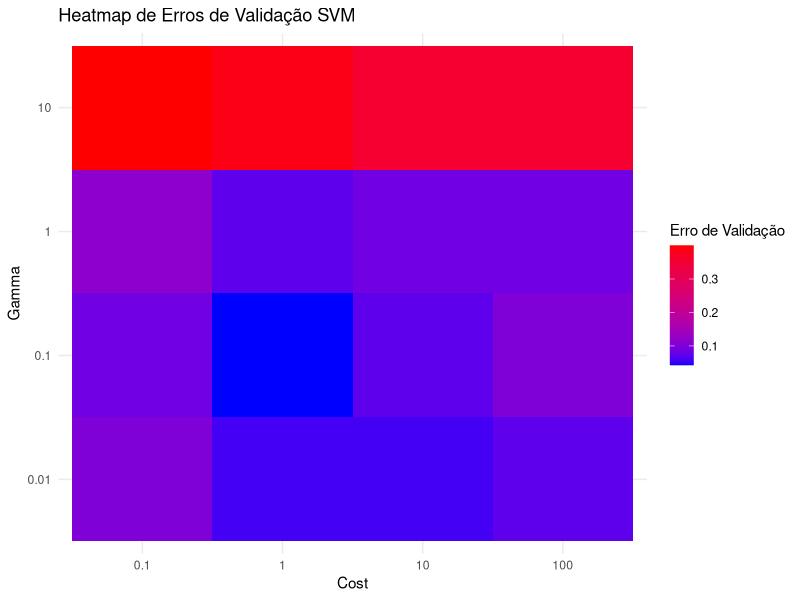
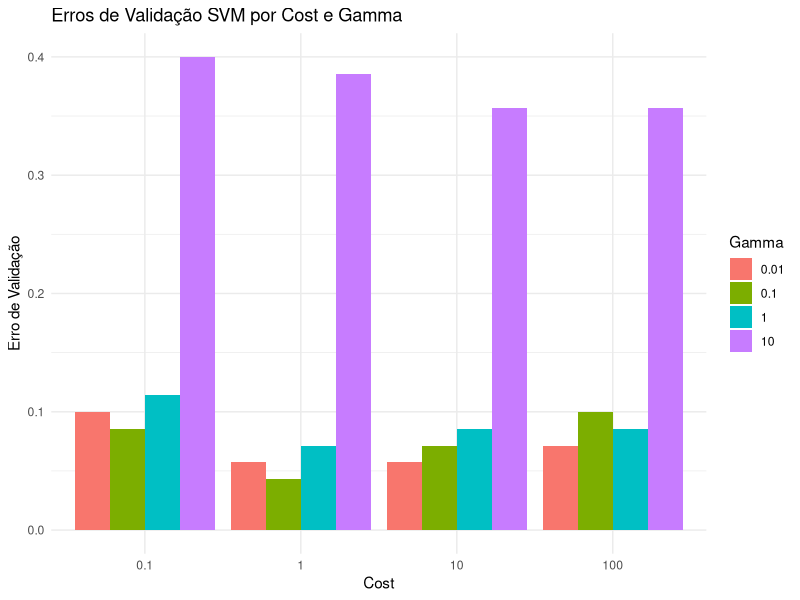
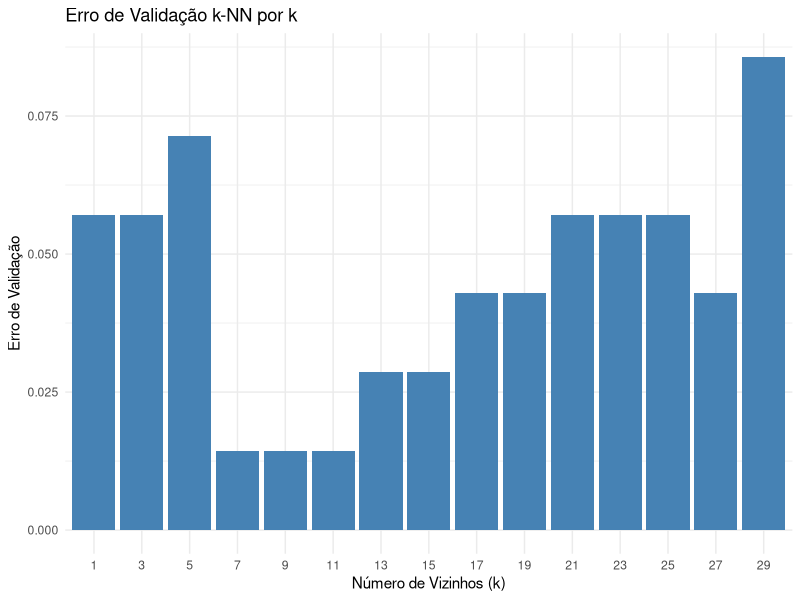
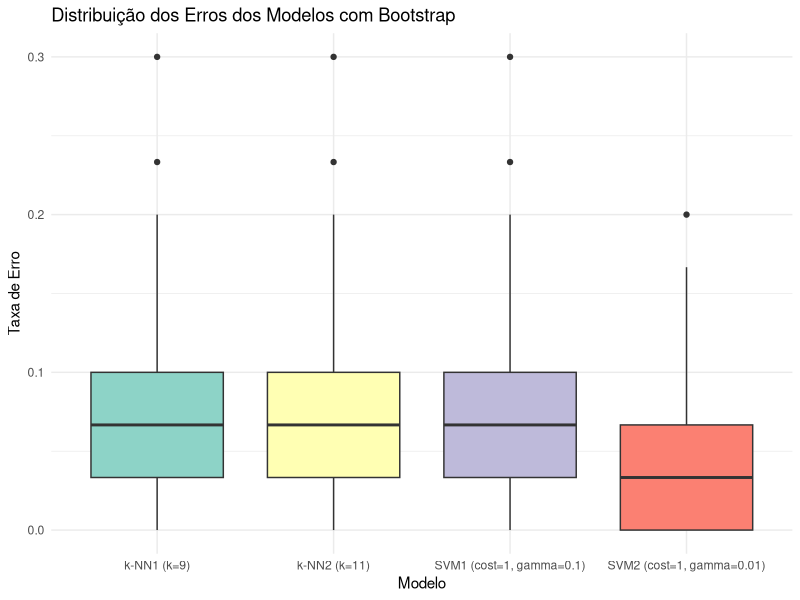
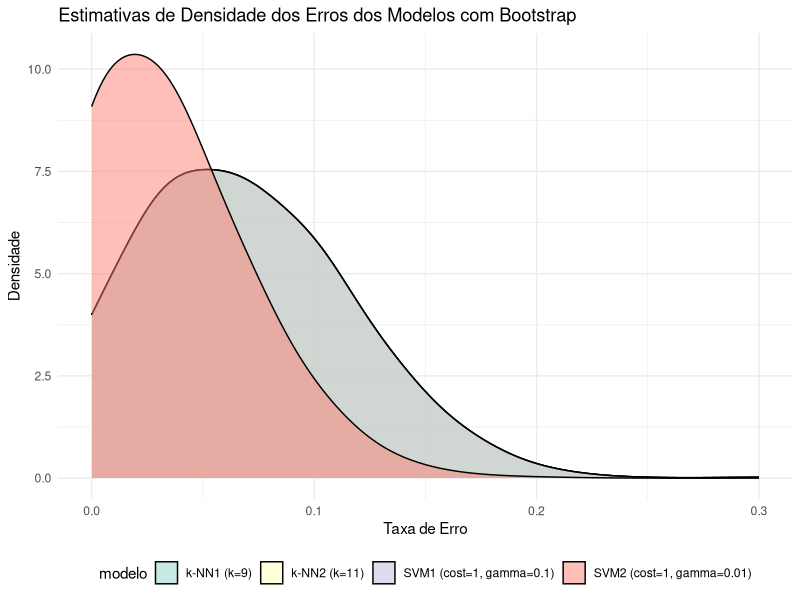
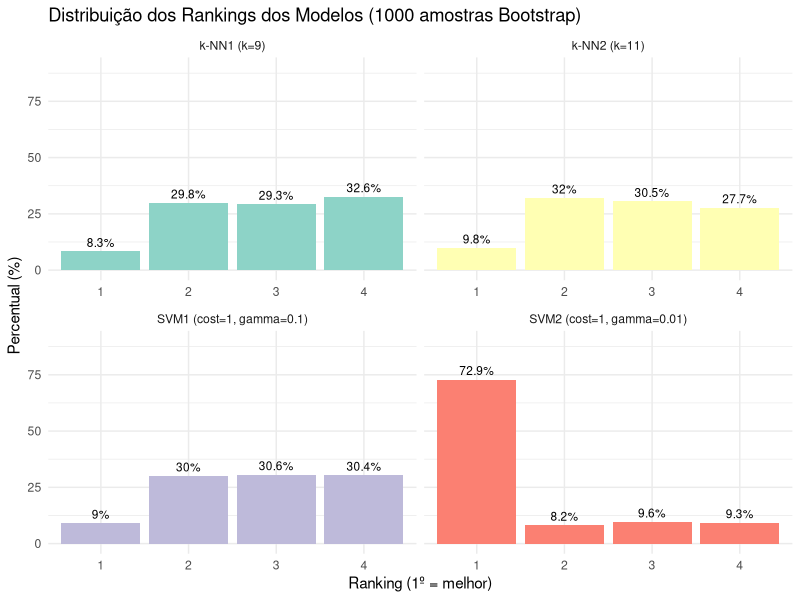
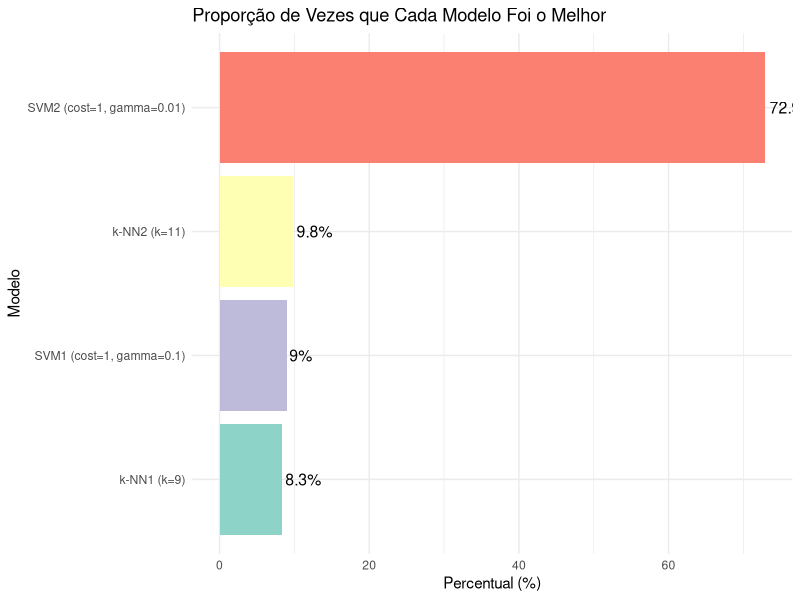

Source code (R) for these figures, in order:
## ---- chunk 1
#| message: false
#| warning: false

# install.packages(c("tidyverse", "class", "e1071", "caret"), dependencies = TRUE)
## ---- chunk 2
#| message: false
#| warning: false

# Carregar pacotes
library(tidyverse)
library(class) # Para knn()
library(e1071) # Para svm()
library(caret) # Para createDataPartition

# Filtrar o dataset iris para as duas espécies
iris_duas_classes <- iris %>%
  filter(Species %in% c("versicolor", "virginica")) %>%
  mutate(Species = factor(Species)) # Recodifica os fatores para remover 'setosa'
## ---- chunk 3
#| echo: true
#| eval: true

# Vetor de sementes para testar
sementes <- c(1, 42, 123) 
erros_validacao <- c() # Vetor para armazenar os erros

for (semente_atual in sementes) {
  set.seed(semente_atual)
  
  # Criando uma divisão 80/20 estratificada (exemplo com caret)
  indices_treino_static <- createDataPartition(iris_duas_classes$Species, p = 0.8, list = FALSE)
  treino_static <- iris_duas_classes[indices_treino_static, ]
  validacao_static <- iris_duas_classes[-indices_treino_static, ]
  
  # Treinar e avaliar o modelo k-NN com k=5
  previsoes_knn <- knn(
    train = treino_static[, 1:4],
    test = validacao_static[, 1:4],
    cl = treino_static$Species,
    k = 5
  )
  erro <- mean(previsoes_knn != validacao_static$Species)
  erros_validacao <- c(erros_validacao, erro)
  cat(paste("Semente:", semente_atual, "- Erro de Validação:", round(erro, 4), "\n"))
}
## ---- chunk 4
#| echo: true
#| eval: true

# Divisão 70/30 estratificada para treino e teste
set.seed(2025) # Semente fixa para a tarefa principal

indices_treino <- createDataPartition(iris_duas_classes$Species, p = 0.7, list = FALSE)
iris_treino <- iris_duas_classes[indices_treino, ]
iris_teste <- iris_duas_classes[-indices_treino, ]

cat(paste("Tamanho do conjunto de treino:", nrow(iris_treino), "\n"))
cat(paste("Tamanho do conjunto de teste:", nrow(iris_teste), "\n"))
## ---- chunk 5
#| echo: true
#| eval: true
#| fig-cap: "Exemplo de uso da função svm()"

# Este é um exemplo em uma única divisão (NÃO é a sua tarefa de CV)
# Use esta sintaxe como guia para o que vai DENTRO do seu loop de CV

# 1. Dados de exemplo (usando a mesma divisão 70/30 de antes)
dados_treino_exemplo <- iris_treino
dados_validacao_exemplo <- iris_teste

# 2. Treinar um modelo SVM com parâmetros específicos
modelo_svm_exemplo <- svm(
  Species ~ ., 
  data = dados_treino_exemplo,
  kernel = "radial",
  cost = 1,    # Exemplo de valor de cost
  gamma = 0.5  # Exemplo de valor de gamma
)

# 3. Fazer previsões no conjunto de validação
previsoes_exemplo <- predict(modelo_svm_exemplo, newdata = dados_validacao_exemplo)

# 4. Calcular a taxa de erro
tabela_confusao <- table(Observado = dados_validacao_exemplo$Species, Previsto = previsoes_exemplo)
print(tabela_confusao)
taxa_erro <- mean(previsoes_exemplo != dados_validacao_exemplo$Species)
cat(paste("\nTaxa de Erro no exemplo:", round(taxa_erro, 4), "\n"))
## ---- chunk 6
#| echo: true
#| eval: true
#| message: false
#| warning: false

set.seed(2025)

# 1. Defina a Grade de Busca (use a função expand.grid())

# Definindo a grade de hiperparâmetros
grid_svm <- expand.grid(
  cost = c(0.1, 1, 10,100),
  gamma = c(0.01, 0.1, 1,10)
)

# 2. Crie os 5 folds estratificados a partir de `iris_treino`

# Criando os folds estratificados

folds <- createFolds(iris_treino$Species, k = 5, list = TRUE, returnTrain = FALSE)

# Loop para verificar a estratificação em cada fold
for (fold_name in names(folds)) {
  fold_indices <- folds[[fold_name]]
  
  # Dividir os dados em treino e validação para esta iteração
  treino_cv <- iris_treino[-fold_indices, ]
  validacao_cv <- iris_treino[fold_indices, ]
  
  # Imprimir o nome do fold e as proporções para verificação
  cat("\n--- Verificando", fold_name, "---\n")
  cat("Proporção no conjunto de treino do fold:\n")
  print(round(prop.table(table(treino_cv$Species)) * 100, 1))
  cat("Proporção no conjunto de validação do fold:\n")
  print(round(prop.table(table(validacao_cv$Species)) * 100, 1))
}

# 3. Loop de 5-Fold CV

#criando um loop para cada parametro do grid_svm

resultados_cv <- data.frame() # DataFrame para armazenar os resultados

for (i in 1:nrow(grid_svm)) {
  cost_atual <- grid_svm$cost[i]
  gamma_atual <- grid_svm$gamma[i]
  
  # Inicializando um vetor para armazenar os erros de validação
  erros_validacao <- c()
  
  for (fold in folds) {
    # Dividir os dados em treino e validação
    treino_cv <- iris_treino[- fold, ]
    validacao_cv <- iris_treino[fold, ]
    
    # Treinar o modelo SVM
    modelo_svm_cv <- svm(
      Species ~ ., 
      data = treino_cv,
      kernel = "radial",
      cost = cost_atual,
      gamma = gamma_atual
    )
    
    # Fazer previsões no conjunto de validação
    previsoes_cv <- predict(modelo_svm_cv, newdata = validacao_cv)
    
    # Calcular a taxa de erro
    erro_cv <- mean(previsoes_cv != validacao_cv$Species)
    erros_validacao <- c(erros_validacao, erro_cv)
  }
  
  # Armazenar os resultados
  resultados_cv <- rbind(resultados_cv, data.frame(cost = cost_atual, gamma = gamma_atual, erro_validacao = mean(erros_validacao)))
}

# 4. Calcule o erro médio de CV para cada par de hiperparâmetros e mostre em uma tabela do menor para o maior erro
resultados_cv <- resultados_cv %>%
  arrange(erro_validacao)

print(resultados_cv)

# 5. Visualize os resultados (heatmap e gráfico de slice)


#grafico de heatmap para os resultados dos erros de validacao para cada grid

library(ggplot2)
ggplot(resultados_cv, aes(x = factor(cost), y = factor(gamma), fill = erro_validacao)) +
  geom_tile() +
  scale_fill_gradient(low = "blue", high = "red") +
  labs(title = "Heatmap de Erros de Validação SVM", x = "Cost", y = "Gamma", fill = "Erro de Validação") +
  theme_minimal()

#gráfico de slice para os resultados dos erros de validacao para cada grid
ggplot(resultados_cv, aes(x = factor(cost), y = erro_validacao, fill = factor(gamma))) +
  geom_bar(stat = "identity", position = "dodge") +
  labs(title = "Erros de Validação SVM por Cost e Gamma", x = "Cost", y = "Erro de Validação", fill = "Gamma") +
  theme_minimal()


## ---- chunk 7
#| echo: true
#| eval: true
#| message: false
#| warning: false

set.seed(2025)

# hiperparametros do knn, de 1 a 30 sendo somente números impares
k_values <- seq(1, 30, by = 2)

# 2. Crie os 5 folds estratificados a partir de `iris_treino`

# Criando os folds estratificados
folds_knn <- createFolds(iris_treino$Species, k = 5, list = TRUE, returnTrain = FALSE)

# 3. Loop de 5-Fold CV

#criando um loop para cada parametro knn
resultados_knn_cv <- data.frame() # DataFrame para armazenar os resultados

for (k in k_values) {
  
  erros_validacao_knn <- c()
  
  for (fold in folds_knn) {
    # Dividir os dados em treino e validação
    treino_cv_knn <- iris_treino[- fold, ]
    validacao_cv_knn <- iris_treino[fold, ]
    
    # Treinar o modelo k-NN
    previsoes_knn_cv <- knn(
      train = treino_cv_knn[, 1:4],
      test = validacao_cv_knn[, 1:4],
      cl = treino_cv_knn$Species,
      k = k
    )
    
    # Calcular a taxa de erro
    erro_cv_knn <- mean(previsoes_knn_cv != validacao_cv_knn$Species)
    erros_validacao_knn <- c(erros_validacao_knn, erro_cv_knn)
  }
  
  # Armazenar os resultados
  resultados_knn_cv <- rbind(resultados_knn_cv, data.frame(k = k, erro_validacao = mean(erros_validacao_knn)))
}

# 4. Calcule o erro médio de CV para cada par de hiperparâmetros e mostre em uma tabela do menor para o maior erro
resultados_knn_cv <- resultados_knn_cv %>%
  arrange(erro_validacao)

print(resultados_knn_cv)

# 5. Criar um gráfico de barras mostrando o erro de validacao médio para cada valor de k
ggplot(resultados_knn_cv, aes(x = factor(k), y = erro_validacao)) +
  geom_bar(stat = "identity", fill = "steelblue") +
  labs(title = "Erro de Validação k-NN por k", x = "Número de Vizinhos (k)", y = "Erro de Validação") +
  theme_minimal()

## ---- chunk 8
#| echo: true
#| eval: true

# Os dois melhores modelos svm tiveram seus parâmetros iguais a cost=1/gamma=0,1 e cost=1/gamma=0,01, e os dois melhores modelos knn tiveram seus parâmetros iguais a k=7 e k=9.

#Criando os modelos finais com os melhores parâmetros encontrados utilizando toda base de treinamento
modelo_svm_final1 <- svm(
  Species ~ ., 
  data = iris_treino,
  kernel = "radial",
  cost = 1,
  gamma = 0.1
)
modelo_svm_final2 <- svm(
  Species ~ ., 
  data = iris_treino,
  kernel = "radial",
  cost = 1,
  gamma = 0.01
)

modelo_knn_final1 <- knn(
  train = iris_treino[, 1:4],
  test = iris_teste[, 1:4],
  cl = iris_treino$Species,
  k = 9
)

modelo_knn_final2 <- knn(
  train = iris_treino[, 1:4],
  test = iris_teste[, 1:4],
  cl = iris_treino$Species,
  k = 11
)

#calculando o erro médio de teste para os modelos finais
previsoes_svm_final1 <- predict(modelo_svm_final1, newdata = iris_teste)
previsoes_svm_final2 <- predict(modelo_svm_final2, newdata = iris_teste)
previsoes_knn_final1 <- modelo_knn_final1
previsoes_knn_final2 <- modelo_knn_final2



erro_svm_final1 <- mean(previsoes_svm_final1 != iris_teste$Species)
erro_svm_final2 <- mean(previsoes_svm_final2 != iris_teste$Species)
erro_knn_final1 <- mean(previsoes_knn_final1 != iris_teste$Species)
erro_knn_final2 <- mean(previsoes_knn_final2 != iris_teste$Species)

# Crie uma tabela comparando o erro estimado por CV e o erro de teste final para cada um dos quatro modelos
resultados_finais <- data.frame(
  Modelo = c("SVM1 (cost=1, gamma=0.1)", "SVM2 (cost=1, gamma=0.01)", "k-NN1 (k=9)", "k-NN2 (k=11)"),
  Erro_CV = c(0.042, 0.057, 0.0142, 0.0142), # Erros médios de CV
  Erro_Teste = c(erro_svm_final1, erro_svm_final2, erro_knn_final1, erro_knn_final2)
)

print(resultados_finais)


## ---- chunk 9
#| echo: true
#| eval: true

#criando um código para gerar 1000 amostras de bootstrap do conjunto de teste. Cada amostra bootstrap tem o mesmo tamanho do conjunto de teste original criada com resposição
set.seed(2025) # Semente fixa para reprodutibilidade
n_bootstrap <- 1000
amostras_bootstrap <- replicate(n_bootstrap, iris_teste[sample(1:nrow(iris_teste), replace = TRUE), ], simplify = FALSE)

## ---- chunk 10
#| echo: true
#| eval: true

# criando uma estrutura de dados tipo dataframe com as colunas id_bootstrap,modelo e erro, para armazenar os resultados.
resultados_bootstrap <- data.frame(id_bootstrap = integer(), modelo = character(), erro = numeric())

# cada uma das 1000 amostras bootstrap calculamos a taxa de erro de cada um dos quatro modelos finalistas

for (i in 1:n_bootstrap) {
  amostra_atual <- amostras_bootstrap[[i]]
  
  # Previsões para os modelos SVM
  previsoes_svm1 <- predict(modelo_svm_final1, newdata = amostra_atual)
  previsoes_svm2 <- predict(modelo_svm_final2, newdata = amostra_atual)
  
  # Previsões para os modelos k-NN
  previsoes_knn1 <- knn(
    train = iris_treino[, 1:4],
    test = amostra_atual[, 1:4],
    cl = iris_treino$Species,
    k = 9
  )
  
  previsoes_knn2 <- knn(
    train = iris_treino[, 1:4],
    test = amostra_atual[, 1:4],
    cl = iris_treino$Species,
    k = 11
  )
  
  # Calculando os erros
  erro_svm1 <- mean(previsoes_svm1 != amostra_atual$Species)
  erro_svm2 <- mean(previsoes_svm2 != amostra_atual$Species)
  erro_knn1 <- mean(previsoes_knn1 != amostra_atual$Species)
  erro_knn2 <- mean(previsoes_knn2 != amostra_atual$Species)
  
  # Armazenando os resultados
  resultados_bootstrap <- rbind(resultados_bootstrap, data.frame(
    id_bootstrap = i,
    modelo = "SVM1 (cost=1, gamma=0.1)",
    erro = erro_svm1
  ))
  
  resultados_bootstrap <- rbind(resultados_bootstrap, data.frame(
    id_bootstrap = i,
    modelo = "SVM2 (cost=1, gamma=0.01)",
    erro = erro_svm2
  ))
  
  resultados_bootstrap <- rbind(resultados_bootstrap, data.frame(
    id_bootstrap = i,
    modelo = "k-NN1 (k=9)",
    erro = erro_knn1
  ))
  
  resultados_bootstrap <- rbind(resultados_bootstrap, data.frame(
    id_bootstrap = i,
    modelo = "k-NN2 (k=11)",
    erro = erro_knn2
  ))
}

# calculando um intervalo de confianca de 95% para cada modelo usando método de quantis
intervalos_confianca <- resultados_bootstrap %>%
  group_by(modelo) %>%
  summarise(
    erro_medio = mean(erro),
    ic_inf = quantile(erro, 0.025),
    ic_sup = quantile(erro, 0.975)
  )

print(intervalos_confianca)

# Criando box-plot para comparar visualmente as distribuições das taxas de erro dos quatro modelos

ggplot(resultados_bootstrap, aes(x = modelo, y = erro, fill = modelo)) +
  geom_boxplot() +
  labs(title = "Distribuição dos Erros dos Modelos com Bootstrap", x = "Modelo", y = "Taxa de Erro") +
  theme_minimal() +
  scale_fill_brewer(palette = "Set3") +
  theme(legend.position = "none")

#criando estimativas de densidade KDE soprepostas para comparar as distribuições
ggplot(resultados_bootstrap, aes(x = erro, fill = modelo)) +
  geom_density(alpha = 0.5,bw=0.02) +
  labs(title = "Estimativas de Densidade dos Erros dos Modelos com Bootstrap", x = "Taxa de Erro", y = "Densidade") +
  theme_minimal() +
  scale_fill_brewer(palette = "Set3") +
  theme(legend.position = "bottom")


## ---- chunk 11
#| echo: true
#| eval: true

# 1. Calcular os rankings para cada amostra bootstrap
resultados_com_ranking <- resultados_bootstrap %>%
  group_by(id_bootstrap) %>%
  mutate(ranking = rank(erro, ties.method = "random")) %>%
  ungroup()

# 2. Criar tabela de frequência dos rankings
tabela_rankings <- resultados_com_ranking %>%
  group_by(modelo, ranking) %>%
  summarise(frequencia = n(), .groups = 'drop') %>%
  mutate(percentual = round(frequencia / n_bootstrap * 100, 1))

print(tabela_rankings)

# 3. Gráfico de barras mostrando a distribuição dos rankings
ggplot(tabela_rankings, aes(x = factor(ranking), y = percentual, fill = modelo)) +
  geom_bar(stat = "identity", position = "dodge") +
  facet_wrap(~ modelo, scales = "free_x") +
  labs(
    title = "Distribuição dos Rankings dos Modelos (1000 amostras Bootstrap)",
    x = "Ranking (1º = melhor)",
    y = "Percentual (%)",
    fill = "Modelo"
  ) +
  theme_minimal() +
  theme(legend.position = "none") +
  scale_fill_brewer(palette = "Set3") +
  scale_y_continuous(limits = c(0, 90)) +
  geom_text(aes(label = paste0(percentual, "%")), 
            position = position_dodge(width = 0.9), 
            vjust = -0.5, size = 3)

# 4. Tabela resumo das performances por ranking
resumo_rankings <- tabela_rankings %>%
  group_by(modelo) %>%
  summarise(
    primeiro_lugar = sum(frequencia[ranking == 1]),
    segundo_lugar = sum(frequencia[ranking == 2]),
    terceiro_lugar = sum(frequencia[ranking == 3]),
    quarto_lugar = sum(frequencia[ranking == 4]),
    .groups = 'drop'
  ) %>%
  mutate(
    perc_primeiro = round(primeiro_lugar / n_bootstrap * 100, 1),
    perc_segundo = round(segundo_lugar / n_bootstrap * 100, 1),
    perc_terceiro = round(terceiro_lugar / n_bootstrap * 100, 1),
    perc_quarto = round(quarto_lugar / n_bootstrap * 100, 1)
  )

print(resumo_rankings)

# 5. Calcular a proporção de vezes que cada modelo foi o melhor (rank 1)
proporcao_primeiro_lugar <- tabela_rankings %>%
  filter(ranking == 1) %>%
  select(modelo, percentual) %>%
  arrange(desc(percentual))

print(proporcao_primeiro_lugar)

# Gráfico de barras mostrando apenas os primeiros lugares
ggplot(proporcao_primeiro_lugar, aes(x = reorder(modelo, percentual), y = percentual, fill = modelo)) +
  geom_bar(stat = "identity") +
  coord_flip() +
  labs(
    title = "Proporção de Vezes que Cada Modelo Foi o Melhor",
    x = "Modelo",
    y = "Percentual (%)",
    fill = "Modelo"
  ) +
  theme_minimal() +
  scale_fill_brewer(palette = "Set3") +
  geom_text(aes(label = paste0(percentual, "%")), 
            hjust = -0.1, size = 4) +
  theme(legend.position = "none")
## ---- chunk 12
#| echo: true
#| eval: true

grid_svm_refinada <- expand.grid(
  cost  = c(1.0, 0.5, 1.5),
  gamma = c(0.10,0.05, 0,15)
)
print(grid_svm_refinada)


## ---- chunk 13
#| echo: true
#| eval: true
#| message: false
#| warning: false

set.seed(2025)

# Reutilizamos os folds criados em task1.2
resultados_refinada <- data.frame()

for (i in 1:nrow(grid_svm_refinada)) {
  cost_i  <- grid_svm_refinada$cost[i]
  gamma_i <- grid_svm_refinada$gamma[i]
  erros_fold <- c()
  
  for (fold in folds) {
    treino_cv <- iris_treino[-fold, ]
    valid_cv  <- iris_treino[fold, ]
    
    m <- svm(
      Species ~ ., data = treino_cv,
      kernel = "radial",
      cost   = cost_i,
      gamma  = gamma_i
    )
    preds <- predict(m, newdata = valid_cv)
    erros_fold <- c(erros_fold, mean(preds != valid_cv$Species))
  }
  
  resultados_refinada <- rbind(
    resultados_refinada,
    data.frame(cost = cost_i, gamma = gamma_i, erro_cv = mean(erros_fold))
  )
}

resultados_refinada <- resultados_refinada %>% arrange(erro_cv)
print(resultados_refinada)
# Selecionar os dois melhores
top2_svm_refinada <- head(resultados_refinada, 2)
print(top2_svm_refinada)
## ---- chunk 14
#| echo: true
#| eval: true

# Definir os dois novos modelos SVM refinados
svm_ref1 <- svm(Species ~ ., data = iris_treino,
                kernel = "radial",
                cost  = top2_svm_refinada$cost[1],
                gamma = top2_svm_refinada$gamma[1])
svm_ref2 <- svm(Species ~ ., data = iris_treino,
                kernel = "radial",
                cost  = top2_svm_refinada$cost[2],
                gamma = top2_svm_refinada$gamma[2])

# Reusar amostras bootstrap criadas em task2.1_bootstrap_samples
resultados_boot_ref <- data.frame()

for (i in 1:n_bootstrap) {
  amostra <- amostras_bootstrap[[i]]
  
  pred_s1  <- predict(svm_ref1, newdata = amostra)
  pred_s2  <- predict(svm_ref2, newdata = amostra)
  pred_k9  <- knn(iris_treino[,1:4], amostra[,1:4], iris_treino$Species, k = 9)
  pred_k11 <- knn(iris_treino[,1:4], amostra[,1:4], iris_treino$Species, k = 11)
  
  erros <- c(
    mean(pred_s1  != amostra$Species),
    mean(pred_s2  != amostra$Species),
    mean(pred_k9  != amostra$Species),
    mean(pred_k11 != amostra$Species)
  )
  
  modelos <- c(
    paste0("SVM_ref1 (cost=", top2_svm_refinada$cost[1],
           ", gamma=", top2_svm_refinada$gamma[1], ")"),
    paste0("SVM_ref2 (cost=", top2_svm_refinada$cost[2],
           ", gamma=", top2_svm_refinada$gamma[2], ")"),
    "k-NN1 (k=9)",
    "k-NN2 (k=11)"
  )
  
  resultados_boot_ref <- rbind(
    resultados_boot_ref,
    data.frame(id = i, modelo = modelos, erro = erros)
  )
}

# Ranking para cada bootstrap
rank_ref <- resultados_boot_ref %>%
  group_by(id) %>%
  mutate(ranking = rank(erro, ties.method = "random")) %>%
  ungroup()

# Frequência de rank 1
prop_ref <- rank_ref %>%
  filter(ranking == 1) %>%
  count(modelo) %>%
  mutate(pct = round(n / n_bootstrap * 100, 1)) %>%
  arrange(desc(pct))
print(prop_ref)
